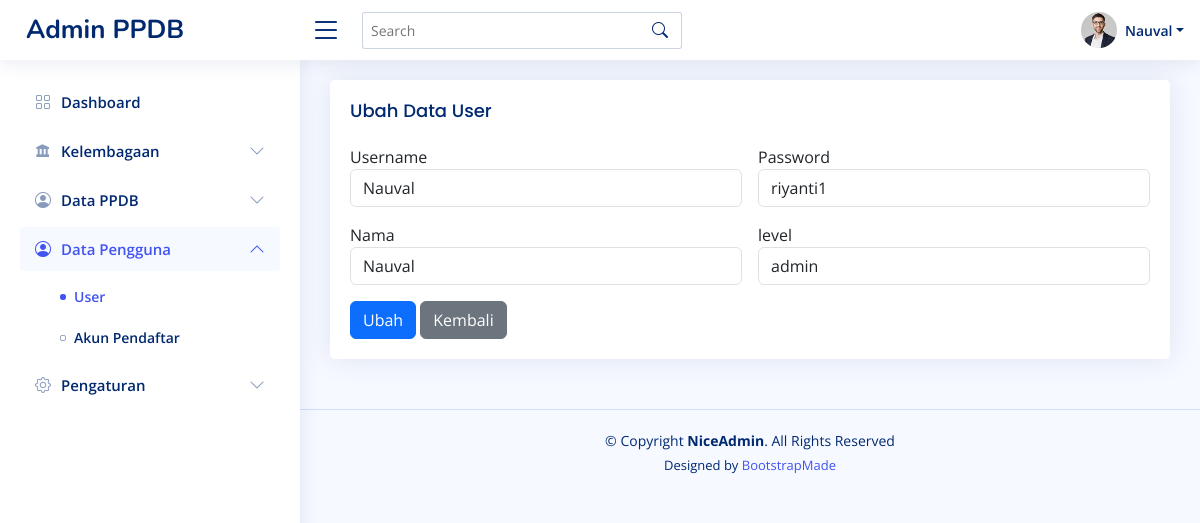
The app's page /admin/data_pengguna/edit-user.php?kode=5 (signed in) with its own data.
### tables this page shows
CREATE TABLE `user` (
  `id` int(11) NOT NULL,
  `username` varchar(15) NOT NULL,
  `password` varchar(8) NOT NULL,
  `nama` varchar(50) NOT NULL,
  `level` enum('admin','petugas','siswa','') NOT NULL
);

### admin/data_pengguna/edit-user.php (the view, shortened to what this page needs)
<!DOCTYPE html>
<html lang="en">
<?php
$koneksi = new mysqli("localhost", "root", "", "ppdb_db");
if (isset($_GET['kode'])) {
    $sql_cek = "SELECT * FROM user WHERE id='" . $_GET['kode'] . "'";
    $query_cek = mysqli_query($koneksi, $sql_cek);
    $data_cek = mysqli_fetch_array($query_cek, MYSQLI_BOTH);
}
?>
<head>
    <link href="../assets/vendor/bootstrap/css/bootstrap.min.css" rel="stylesheet">
    <link href="../assets/vendor/bootstrap-icons/bootstrap-icons.css" rel="stylesheet">
    <link href="../assets/vendor/boxicons/css/boxicons.min.css" rel="stylesheet">
    <link href="../assets/vendor/quill/quill.snow.css" rel="stylesheet">
    <link href="../assets/vendor/quill/quill.bubble.css" rel="stylesheet">
    <link href="../assets/vendor/remixicon/remixicon.css" rel="stylesheet">
    <link href="../assets/vendor/simple-datatables/style.css" rel="stylesheet">
    <link href="../assets/css/style.css" rel="stylesheet">
</head>
<body>
    <header id="header" class="header fixed-top d-flex align-items-center">
        <div class="d-flex align-items-center justify-content-between">
            <a href="index.html" class="logo d-flex align-items-center">
                <span class="d-none d-lg-block">Admin PPDB</span>
            </a>
            <i class="bi bi-list toggle-sidebar-btn"></i>
        </div>
        <div class="search-bar">
            <form class="search-form d-flex align-items-center" method="POST" action="#">
                <input type="text" name="query" placeholder="Search" title="Enter search keyword">
                <button type="submit" title="Search"><i class="bi bi-search"></i></button>
            </form>
        </div>
        <nav class="header-nav ms-auto">
            <ul class="d-flex align-items-center">
                <li class="nav-item dropdown pe-3">
                    <a class="nav-link nav-profile d-flex align-items-center pe-0" href="#" data-bs-toggle="dropdown">
                        <img src="../assets/img/profile-img.jpg" alt="Profile" class="rounded-circle">
                        <span class="d-none d-md-block dropdown-toggle ps-2"><?php echo $_SESSION['username']; ?></span>
                    </a>
                </li>
            </ul>
        </nav>
    </header>
    <aside id="sidebar" class="sidebar">
        <ul class="sidebar-nav" id="sidebar-nav">
            <li class="nav-item">
                <a class="nav-link collapsed" href="">
                    <i class="bi bi-grid"></i>
                    <span>Dashboard</span>
                </a>
            </li>
            <li class="nav-item">
                <a class="nav-link collapsed" data-bs-target="#lembaga-nav" data-bs-toggle="collapse" href="#">
                    <i class="bx bxs-landmark"></i><span>Kelembagaan</span><i class="bi bi-chevron-down ms-auto"></i>
                </a>
            </li>
            <li class="nav-item">
                <a class="nav-link collapsed" data-bs-target="#ppdb-nav" data-bs-toggle="collapse" href="#">
                    <i class="bi bi-person-circle"></i><span>Data PPDB</span><i class="bi bi-chevron-down ms-auto"></i>
                </a>
            </li>
            <li class="nav-item">
                <a class="nav-link" data-bs-target="#pengguna-nav" data-bs-toggle="collapse" href="#">
                    <i class="bi bi-person-circle"></i><span>Data Pengguna</span><i class="bi bi-chevron-down ms-auto"></i>
                </a>
                <ul id="pengguna-nav" class="nav-content collapse show" data-bs-parent="#sidebar-nav">
                    <li>
                        <a href="user/user.php" class="active">
                            <i class="bi bi-circle"></i><span>User</span>
                        </a>
                    </li>
                    <li>
                        <a href="#">
                            <i class="bi bi-circle"></i><span>Akun Pendaftar</span>
                        </a>
                    </li>
                </ul>
            </li>
            <li class="nav-item">
                <a class="nav-link collapsed" data-bs-target="#pengaturan-nav" data-bs-toggle="collapse" href="#">
                    <i class="bi bi-gear"></i><span>Pengaturan</span><i class="bi bi-chevron-down ms-auto"></i>
                </a>
            </li>
        </ul>
    </aside>
    <main id="main" class="main">
        <section class="section">
            <div class="row">
                <div class="col-lg-12">
                    <div class="card">
                        <div class="card-body">
                            <h5 class="card-title">Ubah Data User</h5>
                            <form class="row g-3" method="POST" enctype="multipart/form-data">
                                <div class="col-md-6">
                                    <label>Username</label>
                                    <input type="text" name="username" class="form-control" value="<?php echo $data_cek['username']; ?>" readonly />
                                </div>
                                <div class="col-md-6">
                                    <label>Password</label>
                                    <input type="text" name="password" class="form-control" value="<?php echo $data_cek['password']; ?>" />
                                </div>
                                <div class="col-md-6">
                                    <label>Nama</label>
                                    <input type="text" name="nama" class="form-control" value="<?php echo $data_cek['nama']; ?>" />
                                </div>
                                <div class="col-md-6">
                                    <label>level</label>
                                    <input type="text" name="level" class="form-control" value="<?php echo $data_cek['level']; ?>" />
                                </div>
                                <div class="text-right">
                                    <button type="submit" name="Simpan" class="btn btn-primary">Ubah</button>
                                    <a href="user.php" class="btn btn-secondary">Kembali</a>
                                </div>
                            </form>
                        </div>
                    </div>
                </div>
            </div>
        </section>
</html>
<footer id="footer" class="footer">
    <div class="copyright">
        &copy; Copyright <strong><span>NiceAdmin</span></strong>. All Rights Reserved
    </div>
    <div class="credits">
        Designed by <a href="https://bootstrapmade.com/">BootstrapMade</a>
    </div>
</footer>
</body>
</html>

### admin/assets/css/style.css (style rules this page uses)
:root { scroll-behavior: smooth; }
body { font-family: "Open Sans", sans-serif; background: #f6f9ff; color: #444444; }
a { color: #4154f1; text-decoration: none; }
h1, h2, h3, h4, h5, h6 { font-family: "Nunito", sans-serif; }
#main { margin-top: 60px; padding: 20px 30px; transition: all 0.3s; }
.card { margin-bottom: 30px; border: none; border-radius: 5px; box-shadow: 0px 0 30px rgba(1, 41, 112, 0.1); }
.card-title { padding: 20px 0 15px 0; font-size: 18px; font-weight: 500; color: #012970; font-family: "Poppins", sans-serif; }
.card-body { padding: 0 20px 20px 20px; }
.logo { line-height: 1; }
@media (min-width: 1200px) { .logo { width: 280px; } }
.logo span { font-size: 26px; font-weight: 700; color: #012970; font-family: "Nunito", sans-serif; }
.header { transition: all 0.5s; z-index: 997; height: 60px; box-shadow: 0px 2px 20px rgba(1, 41, 112, 0.1); background-color: #fff; padding-left: 20px; }
.header .toggle-sidebar-btn { font-size: 32px; padding-left: 10px; cursor: pointer; color: #012970; }
.header .search-bar { min-width: 360px; padding: 0 20px; }
.header .search-form { width: 100%; }
.header .search-form input { border: 0; font-size: 14px; color: #012970; border: 1px solid rgba(1, 41, 112, 0.2); padding: 7px 38px 7px 8px; border-radius: 3px; transition: 0.3s; width: 100%; }
.header .search-form button { border: 0; padding: 0; margin-left: -30px; background: none; }
.header .search-form button i { color: #012970; }
.header-nav ul { list-style: none; }
.header-nav>ul { margin: 0; padding: 0; }
.header-nav .nav-profile { color: #012970; }
.header-nav .nav-profile img { max-height: 36px; }
.header-nav .nav-profile span { font-size: 14px; font-weight: 600; }
.sidebar { position: fixed; top: 60px; left: 0; bottom: 0; width: 300px; z-index: 996; transition: all 0.3s; padding: 20px; overflow-y: auto; scrollbar-width: thin; scrollbar-color: #aab7cf transparent; box-shadow: 0px 0px 20px rgba(1, 41, 112, 0.1); background-color: #fff; }
@media (min-width: 1200px) { #main, #footer { margin-left: 300px; } }
.sidebar-nav { padding: 0; margin: 0; list-style: none; }
.sidebar-nav li { padding: 0; margin: 0; list-style: none; }
.sidebar-nav .nav-item { margin-bottom: 5px; }
.sidebar-nav .nav-link { display: flex; align-items: center; font-size: 15px; font-weight: 600; color: #4154f1; transition: 0.3; background: #f6f9ff; padding: 10px 15px; border-radius: 4px; }
.sidebar-nav .nav-link i { font-size: 16px; margin-right: 10px; color: #4154f1; }
.sidebar-nav .nav-link.collapsed { color: #012970; background: #fff; }
.sidebar-nav .nav-link.collapsed i { color: #899bbd; }
.sidebar-nav .nav-link .bi-chevron-down { margin-right: 0; transition: transform 0.2s ease-in-out; }
.sidebar-nav .nav-link:not(.collapsed) .bi-chevron-down { transform: rotate(180deg); }
.sidebar-nav .nav-content { padding: 5px 0 0 0; margin: 0; list-style: none; }
.sidebar-nav .nav-content a { display: flex; align-items: center; font-size: 14px; font-weight: 600; color: #012970; transition: 0.3; padding: 10px 0 10px 40px; transition: 0.3s; }
.sidebar-nav .nav-content a i { font-size: 6px; margin-right: 8px; line-height: 0; border-radius: 50%; }
.sidebar-nav .nav-content a:hover, .sidebar-nav .nav-content a.active { color: #4154f1; }
.sidebar-nav .nav-content a.active i { background-color: #4154f1; }
.footer { padding: 20px 0; font-size: 14px; transition: all 0.3s; border-top: 1px solid #cddfff; }
.footer .copyright { text-align: center; color: #012970; }
.footer .credits { padding-top: 5px; text-align: center; font-size: 13px; color: #012970; }

### records on screen
user: username "Nauval", password "riyanti1", nama "Nauval", level "admin"

### other values on screen
$_SESSION['username'] "Nauval"
